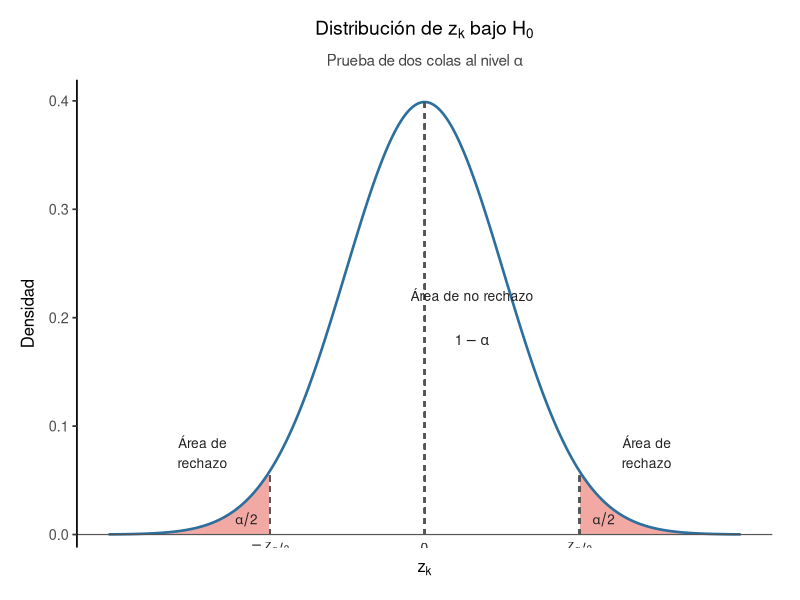
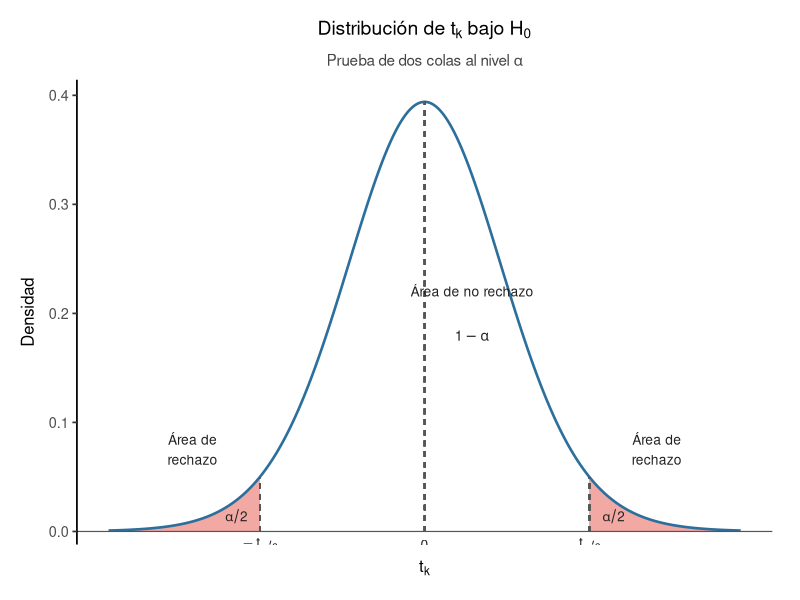

These figures' R source, in order:
## ---- chunk 1

# ============================================================
#  Distribución N(0,1) con regiones de rechazo (prueba dos colas)
# ============================================================

library(ggplot2)

# ── Parámetros ───────────────────────────────────────────────
alpha  <- 0.05                      # nivel de significancia
z_crit <- qnorm(1 - alpha / 2)      # valor crítico ≈ 1.96

# ── Datos base ───────────────────────────────────────────────
x      <- seq(-4, 4, length.out = 1000)
y      <- dnorm(x)
df     <- data.frame(x = x, y = y)

# Segmentos para rellenar las colas
cola_izq <- subset(df, x <= -z_crit)
cola_der <- subset(df, x >=  z_crit)

# ── Paleta de colores ────────────────────────────────────────
col_curva   <- "#2C6E9C"   # azul acero
col_relleno <- "#E8635A"   # rojo ladrillo suave
col_lineas  <- "#555555"   # gris oscuro para líneas punteadas
col_texto   <- "#222222"

# ── Gráfica ──────────────────────────────────────────────────
p <- ggplot(df, aes(x, y)) +

  # Área de rechazo izquierda
  geom_ribbon(
    data = cola_izq,
    aes(ymin = 0, ymax = y),
    fill  = col_relleno,
    alpha = 0.55
  ) +

  # Área de rechazo derecha
  geom_ribbon(
    data = cola_der,
    aes(ymin = 0, ymax = y),
    fill  = col_relleno,
    alpha = 0.55
  ) +

  # Curva de densidad
  geom_line(color = col_curva, linewidth = 0.9) +

  # Línea vertical en 0
  geom_segment(
    aes(x = 0, xend = 0, y = 0, yend = dnorm(0)),
    linetype = "dashed", color = col_lineas, linewidth = 0.45
  ) +

  # Líneas verticales en los valores críticos
  geom_segment(
    aes(x = -z_crit, xend = -z_crit, y = 0, yend = dnorm(z_crit)),
    linetype = "dashed", color = col_lineas, linewidth = 0.45
  ) +
  geom_segment(
    aes(x =  z_crit, xend =  z_crit, y = 0, yend = dnorm(z_crit)),
    linetype = "dashed", color = col_lineas, linewidth = 0.45
  ) +

  # Etiquetas de área de rechazo (colas)
  annotate(
    "text", x = -z_crit - 0.85, y = 0.075,
    label = "Área de\nrechazo",
    size = 3.5, color = col_texto, hjust = 0.5
  ) +
  annotate(
    "text", x =  z_crit + 0.85, y = 0.075,
    label = "Área de\nrechazo",
    size = 3.5, color = col_texto, hjust = 0.5
  ) +

  # Etiqueta α/2 en cola izquierda
  annotate(
    "text", x = -z_crit - 0.3, y = 0.014,
    label = "alpha/2",
    size = 3.4, color = col_texto, parse = TRUE
  ) +

  # Etiqueta α/2 en cola derecha
  annotate(
    "text", x =  z_crit + 0.3, y = 0.014,
    label = "alpha/2",
    size = 3.4, color = col_texto, parse = TRUE
  ) +

  # Etiqueta área de no rechazo
  annotate(
    "text", x = 0.6, y = 0.22,
    label = "Área de no rechazo",
    size = 3.5, color = col_texto, hjust = 0.5
  ) +
  annotate(
    "text", x = 0.6, y = 0.18,
    label = "1 - alpha",
    size = 3.6, color = col_texto, parse = TRUE
  ) +

  # Etiquetas en el eje x: 0 y valores críticos
  annotate(
    "text", x = 0, y = -0.012,
    label = "0", size = 3.5, color = col_texto
  ) +
  annotate(
    "text", x = -z_crit, y = -0.012,
    label = "-z[alpha/2]",
    size = 3.5, color = col_texto, parse = TRUE
  ) +
  annotate(
    "text", x =  z_crit, y = -0.012,
    label = "z[alpha/2]",
    size = 3.5, color = col_texto, parse = TRUE
  ) +

  # Eje horizontal explícito (línea en y = 0)
  geom_hline(yintercept = 0, color = col_lineas, linewidth = 0.4) +

  # Títulos y tema
  labs(
    title    = expression("Distribución de " * z[k] * " bajo " * H[0]),
    subtitle = expression("Prueba de dos colas al nivel " * alpha),
    x        = expression(z[k]),
    y        = "Densidad"
  ) +

  theme_classic(base_size = 13) +
  theme(
    plot.title       = element_text(face = "bold", size = 14, hjust = 0.5),
    plot.subtitle    = element_text(size = 11, hjust = 0.5, color = "#444444"),
    axis.title.x     = element_text(size = 12, margin = margin(t = 8)),
    axis.title.y     = element_text(size = 12, margin = margin(r = 8)),
    axis.text.x      = element_blank(),   # usamos anotaciones manuales
    axis.ticks.x     = element_blank(),
    axis.line.x      = element_blank(),
    panel.grid       = element_blank(),
    plot.margin      = margin(15, 20, 15, 15)
  ) +

  # Rango del eje y sin espacio inferior
  scale_y_continuous(expand = expansion(mult = c(0, 0.05))) +
  scale_x_continuous(limits = c(-4, 4))

# ── Mostrar ──────────────────────────────────────────────────
print(p)

# ── Guardar (opcional) ───────────────────────────────────────
# ggsave("slide7_dist_normal.png", plot = p,
#         width = 7, height = 4.5, dpi = 300)


## ---- chunk 2

# ============================================================
#  Distribución t con regiones de rechazo (prueba de dos colas)
# ============================================================

library(ggplot2)

# ── Parámetros ───────────────────────────────────────────────
alpha <- 0.05
gl    <- 20                         # grados de libertad
t_crit <- qt(1 - alpha / 2, df = gl)

# ── Datos base ───────────────────────────────────────────────
x  <- seq(-4, 4, length.out = 1000)
y  <- dt(x, df = gl)
df <- data.frame(x = x, y = y)

cola_izq <- subset(df, x <= -t_crit)
cola_der <- subset(df, x >=  t_crit)

# ── Paleta de colores ────────────────────────────────────────
col_curva   <- "#2C6E9C"
col_relleno <- "#E8635A"
col_lineas  <- "#555555"
col_texto   <- "#222222"

# ── Gráfica ──────────────────────────────────────────────────
p <- ggplot(df, aes(x, y)) +

  geom_ribbon(
    data = cola_izq,
    aes(ymin = 0, ymax = y),
    fill = col_relleno,
    alpha = 0.55
  ) +

  geom_ribbon(
    data = cola_der,
    aes(ymin = 0, ymax = y),
    fill = col_relleno,
    alpha = 0.55
  ) +

  geom_line(color = col_curva, linewidth = 0.9) +

  geom_segment(
    aes(x = 0, xend = 0, y = 0, yend = dt(0, df = gl)),
    linetype = "dashed", color = col_lineas, linewidth = 0.45
  ) +

  geom_segment(
    aes(x = -t_crit, xend = -t_crit, y = 0, yend = dt(t_crit, df = gl)),
    linetype = "dashed", color = col_lineas, linewidth = 0.45
  ) +
  geom_segment(
    aes(x = t_crit, xend = t_crit, y = 0, yend = dt(t_crit, df = gl)),
    linetype = "dashed", color = col_lineas, linewidth = 0.45
  ) +

  annotate(
    "text", x = -t_crit - 0.85, y = 0.075,
    label = "Área de\nrechazo",
    size = 3.5, color = col_texto, hjust = 0.5
  ) +
  annotate(
    "text", x = t_crit + 0.85, y = 0.075,
    label = "Área de\nrechazo",
    size = 3.5, color = col_texto, hjust = 0.5
  ) +

  annotate(
    "text", x = -t_crit - 0.3, y = 0.014,
    label = "alpha/2",
    size = 3.4, color = col_texto, parse = TRUE
  ) +
  annotate(
    "text", x = t_crit + 0.3, y = 0.014,
    label = "alpha/2",
    size = 3.4, color = col_texto, parse = TRUE
  ) +

  annotate(
    "text", x = 0.6, y = 0.22,
    label = "Área de no rechazo",
    size = 3.5, color = col_texto, hjust = 0.5
  ) +
  annotate(
    "text", x = 0.6, y = 0.18,
    label = "1 - alpha",
    size = 3.6, color = col_texto, parse = TRUE
  ) +

  annotate(
    "text", x = 0, y = -0.012,
    label = "0", size = 3.5, color = col_texto
  ) +
  annotate(
    "text", x = -t_crit, y = -0.012,
    label = "-t[alpha/2]",
    size = 3.5, color = col_texto, parse = TRUE
  ) +
  annotate(
    "text", x = t_crit, y = -0.012,
    label = "t[alpha/2]",
    size = 3.5, color = col_texto, parse = TRUE
  ) +

  geom_hline(yintercept = 0, color = col_lineas, linewidth = 0.4) +

  labs(
    title    = expression("Distribución de " * t[k] * " bajo " * H[0]),
    subtitle = expression("Prueba de dos colas al nivel " * alpha),
    x        = expression(t[k]),
    y        = "Densidad"
  ) +

  theme_classic(base_size = 13) +
  theme(
    plot.title    = element_text(face = "bold", size = 14, hjust = 0.5),
    plot.subtitle = element_text(size = 11, hjust = 0.5, color = "#444444"),
    axis.title.x  = element_text(size = 12, margin = margin(t = 8)),
    axis.title.y  = element_text(size = 12, margin = margin(r = 8)),
    axis.text.x   = element_blank(),
    axis.ticks.x  = element_blank(),
    axis.line.x   = element_blank(),
    panel.grid    = element_blank(),
    plot.margin   = margin(15, 20, 15, 15)
  ) +

  scale_y_continuous(expand = expansion(mult = c(0, 0.05))) +
  scale_x_continuous(limits = c(-4, 4))

print(p)
